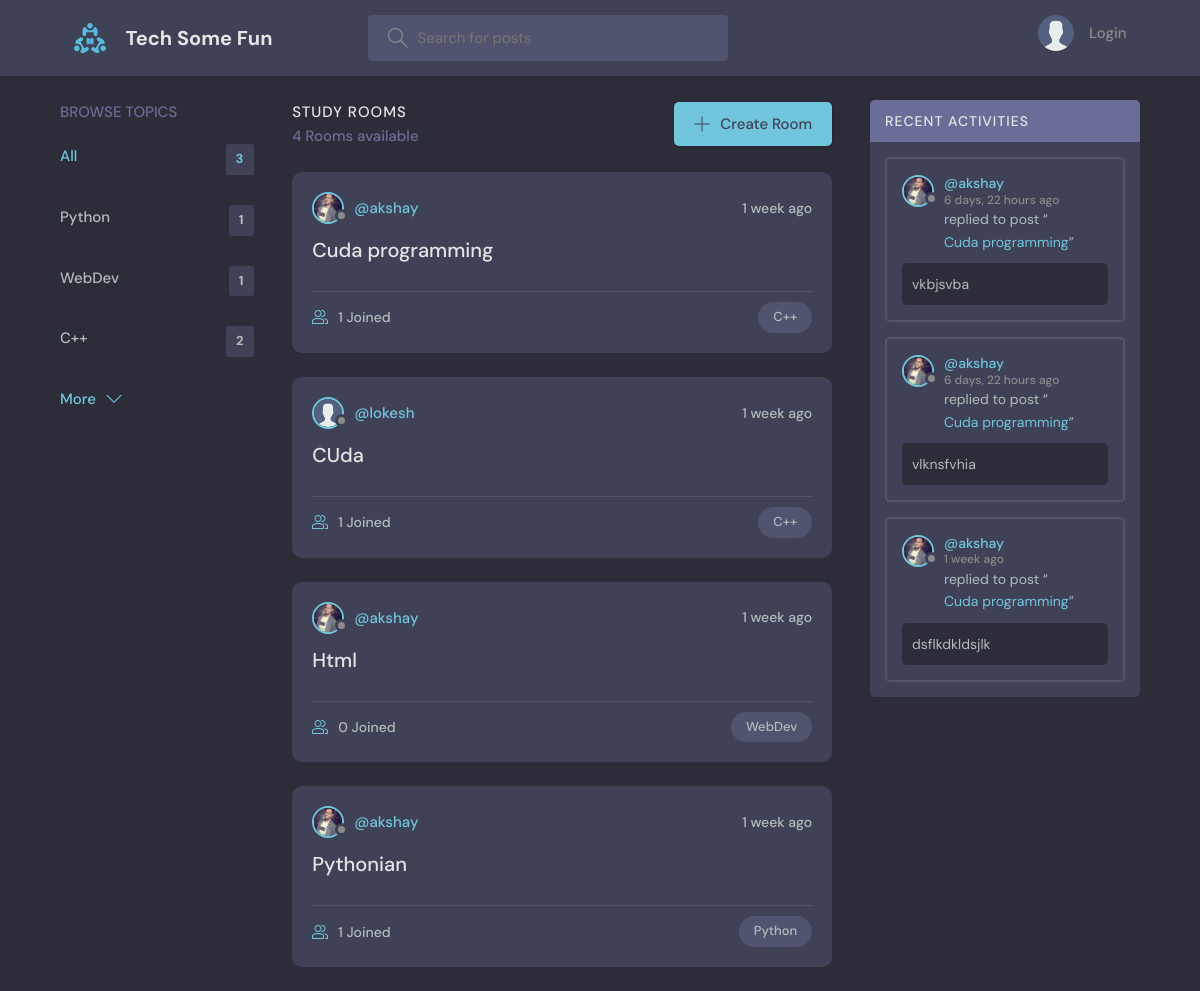
The page / on the database its author committed.
### base/models.py (models this page shows, shortened)
class Topic(models.Model):
    name = models.CharField(max_length=200)

class Room(models.Model):
    host = models.ForeignKey(User, on_delete=models.SET_NULL, null=True)
    topic = models.ForeignKey(Topic, on_delete=models.SET_NULL, null=True)
    name = models.CharField(max_length=200)
    description = models.TextField(null=True, blank=True)
    participants = models.ManyToManyField(
        User, related_name='participants', blank=True)
    updated = models.DateTimeField(auto_now=True)
    created = models.DateTimeField(auto_now_add=True)
    class Meta:
        ordering = ['-updated', '-created']
    def __str__(self):
        return self.name

class User(AbstractUser):
    name = models.CharField(max_length=200, null=True)
    email = models.EmailField(unique=True, null=True)
    bio = models.TextField(null=True)
    avatar = models.ImageField(null=True, default="avatar.svg")
    USERNAME_FIELD = 'email'
    REQUIRED_FIELDS = ['username']

class Message(models.Model):
    user = models.ForeignKey(User, on_delete=models.CASCADE)
    room = models.ForeignKey(Room, on_delete=models.CASCADE)
    body = models.TextField()
    updated = models.DateTimeField(auto_now=True)
    created = models.DateTimeField(auto_now_add=True)
    class Meta:
        ordering = ['-updated', '-created']

### base/views.py (the view)
# urls.py: path("", views.home, name = 'home'),
def home(request):
    q = request.GET.get('q') if request.GET.get('q') != None else ''
    rooms = Room.objects.filter(
        Q(topic__name__icontains=q) |
        Q(name__icontains=q) |
        Q(description__icontains=q)
    )
    topics = Topic.objects.all()[0:5]
    room_count = rooms.count()
    room_messages = Message.objects.filter(
        Q(room__topic__name__icontains=q))[0:3]
    context = {'rooms': rooms, 'topics': topics,
               'room_count': room_count, 'room_messages': room_messages}
    return render(request, 'home.html', context)

### templates/home.html (shortened to what this page needs)
{% extends 'main.html' %}
{% block content %}
<main class="layout layout--3">
  <div class="container">
    {% include 'topics_components.html' %}
    <div class="roomList">
      <div class="roomList__header">
        <div>
          <h2>Study Rooms</h2>
          <p>{{room_count}} Rooms available</p>
        </div>
        <a class="btn btn--main" href="{% url 'create-room' %}">
          <svg version="1.1" xmlns="http://www.w3.org/2000/svg" width="32" height="32" viewBox="0 0 32 32">
            <title>add</title>
            <path d="M16.943 0.943h-1.885v14.115h-14.115v1.885h14.115v14.115h1.885v-14.115h14.115v-1.885h-14.115v-14.115z">
            </path>
          </svg>
          Create Room
        </a>
      </div>
      {% include 'feed_components.html' %}
    </div>
    {% include 'activity_component.html' %}
  </div>
</main>
{% endblock %}

### templates/topics_components.html
<div class="topics">
    <div class="topics__header">
        <h2>Browse Topics</h2>
    </div>
    <ul class="topics__list">
        <li>
            <a href="{% url 'home' %}" class="active">All <span>{{topics.count}}</span></a>
        </li>
        {% for topic in topics %}
        <li>
            <a href="{% url 'home' %}?q={{topic.name}}">{{topic.name}}<span>{{topic.room_set.all.count}}</span></a>
        </li>
        {% endfor %}
    </ul>
    <a class="btn btn--link" href="{% url 'topics' %}">
        More
        <svg version="1.1" xmlns="http://www.w3.org/2000/svg" width="32" height="32" viewBox="0 0 32 32">
            <title>chevron-down</title>
            <path d="M16 21l-13-13h-3l16 16 16-16h-3l-13 13z"></path>
        </svg>
    </a>
</div>

### templates/feed_components.html (shortened to what this page needs)
{% for room in rooms %}
<div class="roomListRoom">
    <div class="roomListRoom__header">
        <a href="{% url 'profile' room.host.id %}" class="roomListRoom__author">
            <div class="avatar avatar--small">
                <img src="{{room.host.avatar.url}}" />
            </div>
            <span>@{{room.host.username}}</span>
        </a>
        <div class="roomListRoom__actions">
            <span>{{room.created|timesince}} ago</span>
        </div>
    </div>
    <div class="roomListRoom__content">
        <a href="{% url 'room' room.id %}">{{room.name}}</a>
    </div>
    <div class="roomListRoom__meta">
        <a href="{% url 'room' room.id %}" class="roomListRoom__joined">
            {{room.participants.all.count}} Joined
        </a>
        <p class="roomListRoom__topic">{{room.topic.name}}</p>
    </div>
</div>
{% endfor %}

### templates/activity_component.html (shortened to what this page needs)
<div class="activities">
    <div class="activities__header">
        <h2>Recent Activities</h2>
    </div>
    {% for message in room_messages %}
    <div class="activities__box">
        <div class="activities__boxHeader roomListRoom__header">
            <a href="{% url 'profile' message.user.id %}" class="roomListRoom__author">
                <div class="avatar avatar--small">
                    <img src="{{message.user.avatar.url}}" />
                </div>
                <p>
                    @{{message.user.username}}
                    <span>{{message.created|timesince}} ago</span>
                </p>
            </a>
        </div>
        <div class="activities__boxContent">
            <p>replied to post “<a href="{% url 'room' message.room.id %}">{{message.room}}</a>”</p>
            <div class="activities__boxRoomContent">{{message.body}}</div>
        </div>
    </div>
    {% endfor %}
</div>

### rows shown on the page
Topic: name "Python", room_set.all.count "1"
Topic: name "WebDev", room_set.all.count "1"
Topic: name "C++", room_set.all.count "2"
Room: host.avatar (picture), host.username "akshay", created "1 week", name "Cuda programming", participants.all.count "1", topic.name "C++"
Room: host.avatar (placeholder picture), host.username "lokesh", created "1 week", name "CUda", participants.all.count "1", topic.name "C++"
Room: host.avatar (picture), host.username "akshay", created "1 week", name "Html", participants.all.count "0", topic.name "WebDev"
Room: host.avatar (picture), host.username "akshay", created "1 week", name "Pythonian", participants.all.count "1", topic.name "Python"
Message: user.avatar (picture), user.username "akshay", created "6 days, 22 hours", room "Cuda programming", body "vkbjsvba"
Message: user.avatar (picture), user.username "akshay", created "6 days, 22 hours", room "Cuda programming", body "vlknsfvhia"
Message: user.avatar (picture), user.username "akshay", created "1 week", room "Cuda programming", body "dsflkdkldsjlk"

### other values the page prints
{{ topics.count }} "3"
{{ room_count }} "4"
